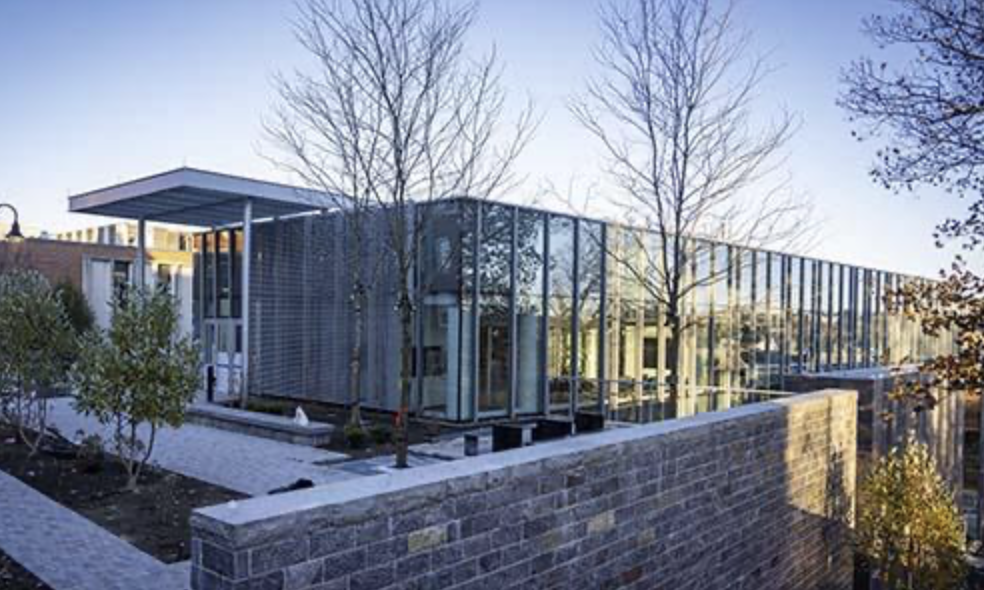
#> input picture lab4/UnityHall.png, 984 x 590 px
$ python lab4.py
#> lines starting #> are read from the running program, lines starting #| are printed output that depends on the picture
import cv2 as cv
from matplotlib import pyplot as plt
import numpy as np

#load in image
bgr_image = cv.imread('UnityHall.png')
#> bgr_image is the input picture: shape (590, 984, 3); mean B, G, R 150.3, 134.7, 128.1
image = cv.cvtColor(bgr_image, cv.COLOR_BGR2RGB)
shape = image.shape
#> shape = (590, 984, 3)
#create geometric transformations
#rotation
rotation_angle = 10
center_x = (shape[1]-1)/2
#> center_x = 491.5
center_y = (shape[0]-1)/2
#> center_y = 294.5
rot_mat = cv.getRotationMatrix2D((center_x,center_y),rotation_angle,1)
rotated_image = cv.warpAffine(image,rot_mat, (int(shape[1]),int(shape[0])))

#scale up 20%
scale_up = 1.2
scale_up_image = cv.resize(image,(int(shape[1]*scale_up),int((shape[0]*scale_up))), interpolation= cv.INTER_LINEAR)

#scale down 20%
scale_down = 0.8
scale_down_image = cv.resize(image,(0,0),fx =scale_down, fy=scale_down, interpolation= cv.INTER_LINEAR)

#affine tf
w = shape[1]
#> w = 984
h = shape[0]
#> h = 590
initial_pts = np.float32([[0.2*w,0.2*h],[0.2*w, 0.8*h],[0.8*w, 0.8*h]])
final_pts = np.float32([[0.2*w,0.3*h],[0.2*w, 0.9*h],[0.8*w, 0.8*h]])
tf = cv.getAffineTransform(initial_pts,final_pts)
#> tf = [[1, 0, 0], [-0.0999, 1, 78.67]]
affine_image = cv.warpAffine(image, tf, (int(w*1.2),int(h*1.2)))

#perspective tf
initial_p_pts = np.float32([[0.2*w, 0.2*h], [0.8*w, 0.2*h], [0.2*w, 0.8*h], [0.8*w, 0.7*h]])
final_p_pts = np.float32([[0, 0], [0.9*w, 0.1*h], [0.1*w, 0.9*h], [0.9*w, 0.9*h]])
tf_p = cv.getPerspectiveTransform(initial_p_pts, final_p_pts)
perspective_image = cv.warpPerspective(image, tf_p, (int(w*1.3), int(h*1.3)))

#plot them all together on a big subplot
fig, ax = plt.subplots(2,3, figsize=(15,7), sharex=True, sharey=True)
fig.set_facecolor("black")
fig.suptitle("Geometric Transforms", color='white')

ax[0][0].imshow(image)
ax[0][0].set_facecolor("black")
ax[0][0].set_title('Original', color='white'),plt.xticks([]),plt.yticks([])

ax[0][1].imshow(rotated_image)
ax[0][1].set_facecolor("black")
ax[0][1].set_title('Rotated', color='white'),plt.xticks([]),plt.yticks([])

ax[0][2].imshow(scale_up_image)
ax[0][2].set_facecolor("black")
ax[0][2].set_title('Scaled Up', color='white'),plt.xticks([]),plt.yticks([])

ax[1][0].imshow(scale_down_image)
ax[1][0].set_facecolor("black")
ax[1][0].set_title('Scaled Down', color='white'),plt.xticks([]),plt.yticks([])

ax[1][1].imshow(affine_image)
ax[1][1].set_facecolor("black")
ax[1][1].set_title('Affine', color='white'),plt.xticks([]),plt.yticks([])

ax[1][2].imshow(perspective_image)
ax[1][2].set_facecolor("black")
ax[1][2].set_title('Perspective', color='white'),plt.xticks([]),plt.yticks([])

plt.show()


##part 2
#harris corner detection
#images need to be in gray scale and float 32 format
#parameters for corner detection
block_size = 5
kernel_size = 5
k = 0.1
c = 0.01

#original
gray_org = cv.cvtColor(image,cv.COLOR_RGB2GRAY)
gray_orgf32 = np.float32(gray_org)
corner_org = cv.cornerHarris(gray_orgf32,block_size,kernel_size, k)
img_cpy = image.copy()
img_cpy[corner_org>c*corner_org.max()] = [255,0,0]
#> img_cpy: shape (590, 984, 3); mean R, G, B 135.8, 126.3, 141.6

#rotated
gray_rot = cv.cvtColor(rotated_image,cv.COLOR_BGR2GRAY)
gray_rotf32 = np.float32(gray_rot)
corner_rot = cv.cornerHarris(gray_rotf32,block_size,kernel_size, k)
rot_cpy = rotated_image.copy()
rot_cpy[corner_rot>c*corner_rot.max()] = [255,0,0]
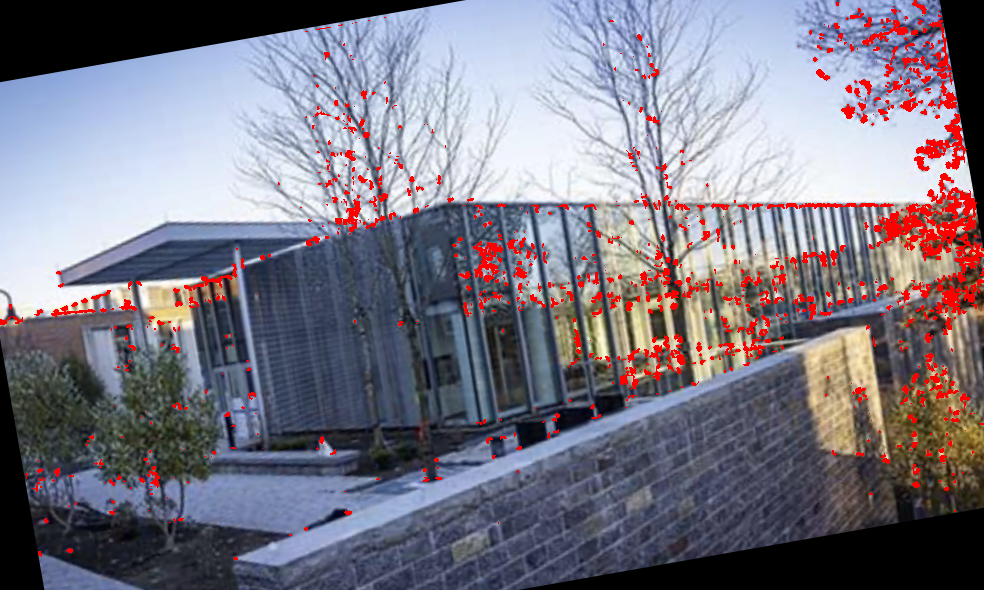
#> rot_cpy: shape (590, 984, 3); mean R, G, B 123.3, 119.3, 131.9

#scaled up
gray_sup = cv.cvtColor(scale_up_image,cv.COLOR_BGR2GRAY)
gray_supf32 = np.float32(gray_sup)
corner_sup = cv.cornerHarris(gray_supf32,block_size,kernel_size, k)
sup_cpy = scale_up_image.copy()
sup_cpy[corner_sup>c*corner_sup.max()] = [255,0,0]
#> sup_cpy: shape (708, 1180, 3); mean R, G, B 134.4, 127.7, 143

#scaled down
gray_sdwn = cv.cvtColor(scale_down_image,cv.COLOR_BGR2GRAY)
gray_sdwnf32 = np.float32(gray_sdwn)
corner_sdwn = cv.cornerHarris(gray_sdwnf32,block_size,kernel_size, k)
sdwn_cpy = scale_down_image.copy()
sdwn_cpy[corner_sdwn>c*corner_sdwn.max()] = [255,0,0]
#> sdwn_cpy: shape (472, 787, 3); mean R, G, B 136.5, 125.4, 140.8

#affine
gray_aff = cv.cvtColor(affine_image,cv.COLOR_BGR2GRAY)
gray_afff32 = np.float32(gray_aff)
corner_aff = cv.cornerHarris(gray_afff32,block_size,kernel_size, k)
aff_cpy = affine_image.copy()
aff_cpy[corner_aff>c*corner_aff.max()] = [255,0,0]
#> aff_cpy: shape (708, 1180, 3); mean R, G, B 92.6, 89.1, 99.7


#perspective
gray_per = cv.cvtColor(perspective_image,cv.COLOR_BGR2GRAY)
gray_perf32 = np.float32(gray_per)
corner_per = cv.cornerHarris(gray_perf32,block_size,kernel_size, k)
corner_per = cv.dilate(corner_per, None)
p_cpy = perspective_image.copy()
p_cpy[corner_per>c*corner_per.max()] = [255,0,0]
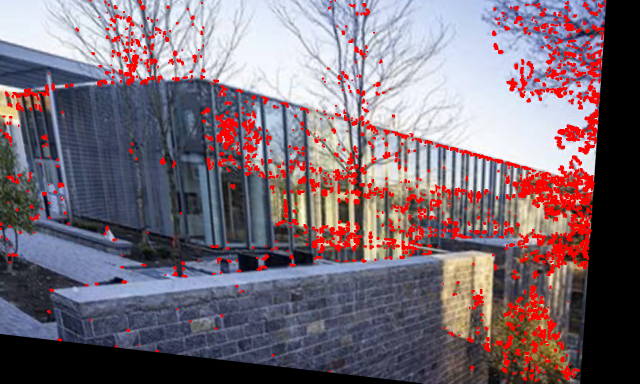
#> p_cpy: shape (767, 1279, 3) (shown at 1/2 size); mean R, G, B 122.3, 107.4, 117.2


fig, ax = plt.subplots(2,3, figsize=(15,9), sharex=True, sharey=True)
fig.set_facecolor("black")
fig.suptitle("Harris Corners", color='white')

ax[0][0].imshow(img_cpy)
ax[0][0].set_facecolor("black")
ax[0][0].set_title('Original', color='white'),plt.xticks([]),plt.yticks([])

ax[0][1].imshow(rot_cpy)
ax[0][1].set_facecolor("black")
ax[0][1].set_title('Rotated', color='white'),plt.xticks([]),plt.yticks([])

ax[0][2].imshow(sup_cpy)
ax[0][2].set_facecolor("black")
ax[0][2].set_title('Scaled Up', color='white'),plt.xticks([]),plt.yticks([])

ax[1][0].imshow(sdwn_cpy)
ax[1][0].set_facecolor("black")
ax[1][0].set_title('Scaled Down', color='white'),plt.xticks([]),plt.yticks([])

ax[1][1].imshow(aff_cpy)
ax[1][1].set_facecolor("black")
ax[1][1].set_title('Affine', color='white'),plt.xticks([]),plt.yticks([])

ax[1][2].imshow(p_cpy)
ax[1][2].set_facecolor("black")
ax[1][2].set_title('Perspective', color='white'),plt.xticks([]),plt.yticks([])

#show image
plt.show()

##SIFT detection
#create sift object
sift = cv.SIFT_create()

#original
k_orig = sift.detect(gray_org,None)
#> k_orig = 9002 keypoints; strongest (x, y, size): (942, 272, 3.5), (958, 257, 3.4), (761, 346, 5.2), (936, 235, 3)
s_orig = image.copy()
s_orig = cv.drawKeypoints(image, k_orig, s_orig, color=[0,255,0])

#rotated
k_rot = sift.detect(gray_rot,None)
#> k_rot = 7768 keypoints; strongest (x, y, size): (973, 211, 4.8), (972, 198, 3.4), (766, 298, 5.2), (339, 514, 8.5)
s_rot = rotated_image.copy()
s_rot = cv.drawKeypoints(rotated_image,k_rot,s_rot, color=[0,255,0])
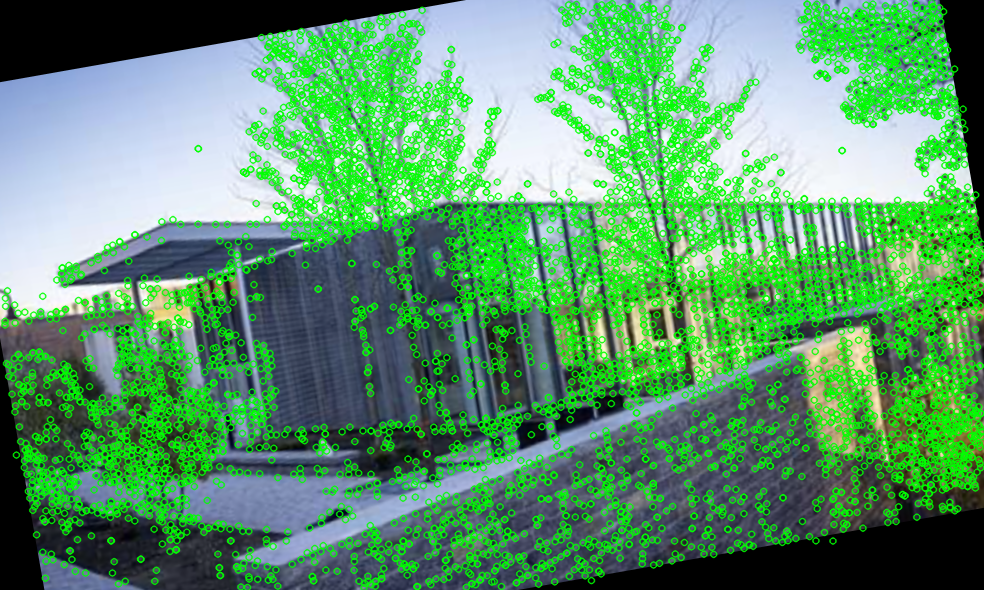
#> s_rot: shape (590, 984, 3); mean R, G, B 90.9, 151.9, 106.4

#scaled up
k_sup = sift.detect(gray_sup,None)
#> k_sup = 8275 keypoints; strongest (x, y, size): (18, 276, 8.7), (913, 415, 6.2), (364, 581, 10.1), (1149, 309, 4.1)
s_sup = scale_up_image.copy()
s_sup = cv.drawKeypoints(scale_up_image,k_sup,s_sup,color=[0,255,0])
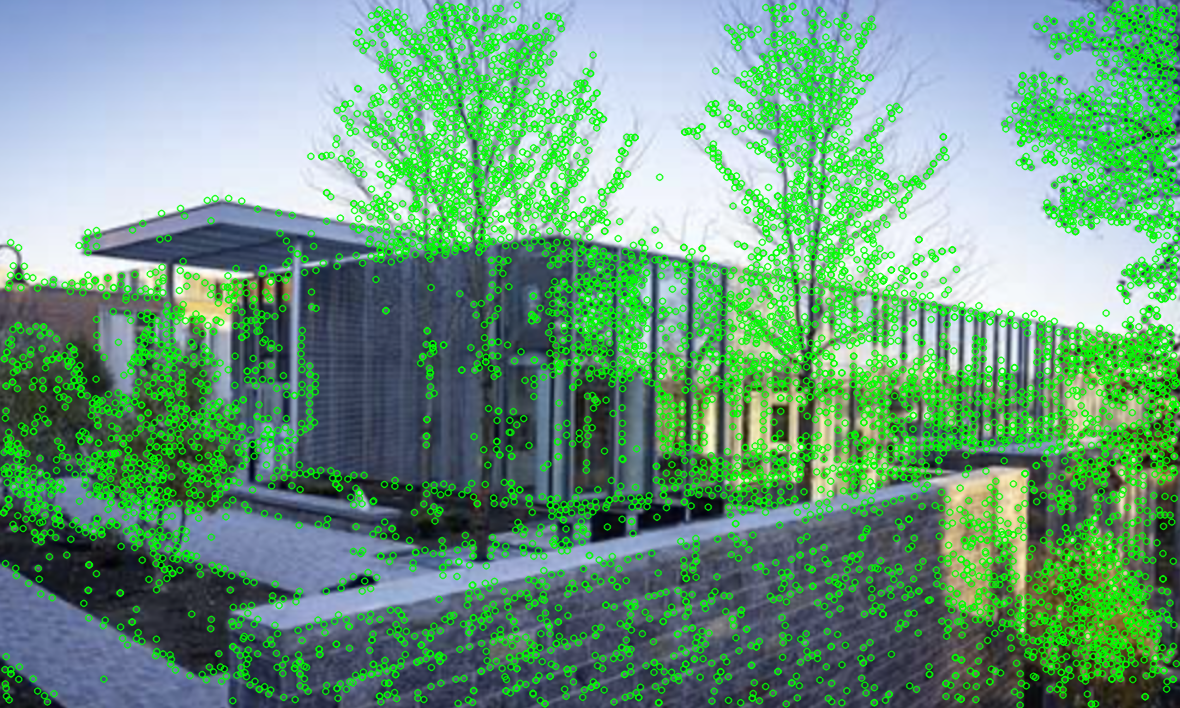
#> s_sup: shape (708, 1180, 3); mean R, G, B 106.2, 156.1, 126

#scaled down
k_dwn = sift.detect(gray_sdwn,None)
#> k_dwn = 7105 keypoints; strongest (x, y, size): (12, 184, 5.8), (609, 277, 4.2), (753, 217, 2.9), (243, 387, 6.7)
s_dwn = scale_down_image.copy()
s_dwn = cv.drawKeypoints(scale_down_image,k_dwn,s_dwn,color=[0,255,0])
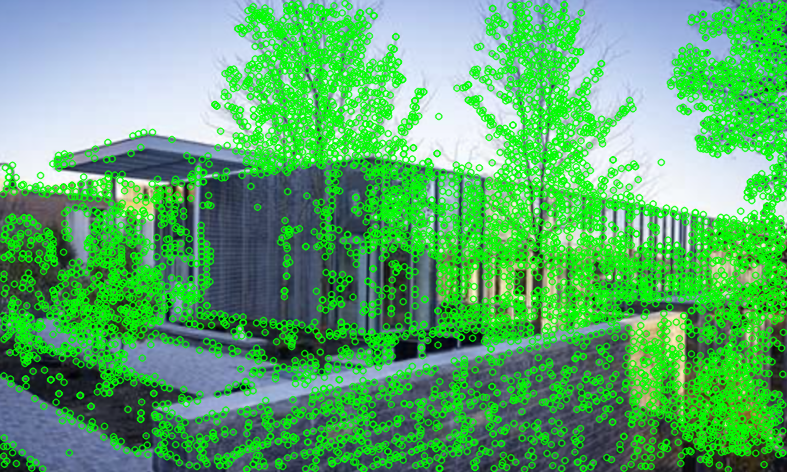
#> s_dwn: shape (472, 787, 3); mean R, G, B 91.5, 172.5, 109.4

#affine
k_aff = sift.detect(gray_aff,None)
#> k_aff = 8559 keypoints; strongest (x, y, size): (981, 188, 3.8), (981, 264, 3.5), (981, 198, 4.7), (980, 276, 4.7)
s_aff = affine_image.copy()
s_aff = cv.drawKeypoints(affine_image,k_aff,s_aff,color=[0,255,0])
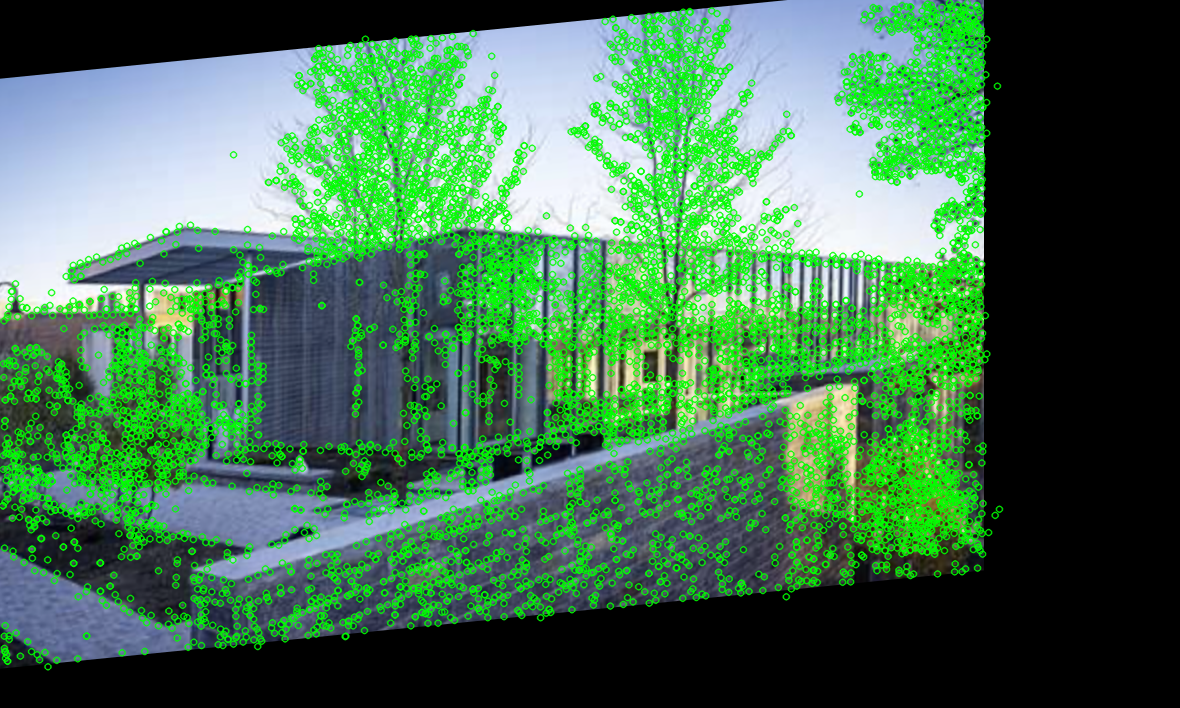
#> s_aff: shape (708, 1180, 3); mean R, G, B 67.9, 114.7, 80.8

#perspective
k_per = sift.detect(gray_per,None)
#> k_per = 6283 keypoints; strongest (x, y, size): (1184, 361, 5.5), (1192, 236, 6.3), (1190, 253, 7.8), (73, 191, 6.5)
s_per = perspective_image.copy()
s_per = cv.drawKeypoints(perspective_image,k_per,s_per, color=[0,255,0])
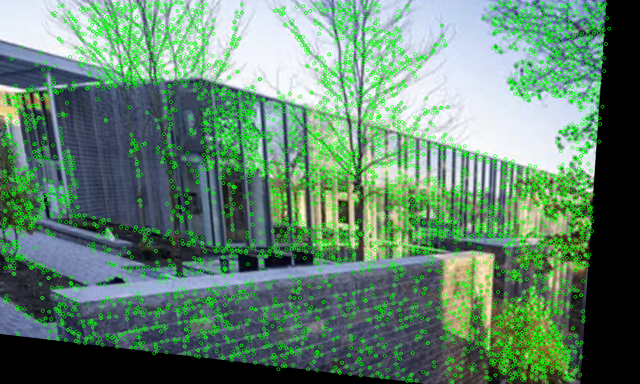
#> s_per: shape (767, 1279, 3) (shown at 1/2 size); mean R, G, B 98, 132.3, 110.9

#Subplot plotting
fig, ax = plt.subplots(2,3, figsize=(15,9), sharex=True, sharey=True)
fig.set_facecolor("black")
fig.suptitle("SIFT Features", color='white')

ax[0][0].imshow(s_orig)
ax[0][0].set_facecolor("black")
ax[0][0].set_title('Original', color='white'),plt.xticks([]),plt.yticks([])

ax[0][1].imshow(s_rot)
ax[0][1].set_facecolor("black")
ax[0][1].set_title('Rotated', color='white'),plt.xticks([]),plt.yticks([])

ax[0][2].imshow(s_sup)
ax[0][2].set_facecolor("black")
ax[0][2].set_title('Scaled Up', color='white'),plt.xticks([]),plt.yticks([])

ax[1][0].imshow(s_dwn)
ax[1][0].set_facecolor("black")
ax[1][0].set_title('Scaled Down', color='white'),plt.xticks([]),plt.yticks([])

ax[1][1].imshow(s_aff)
ax[1][1].set_facecolor("black")
ax[1][1].set_title('Affine', color='white'),plt.xticks([]),plt.yticks([])

ax[1][2].imshow(s_per)
ax[1][2].set_facecolor("black")
ax[1][2].set_title('Perspective', color='white'),plt.xticks([]),plt.yticks([])

plt.show()
